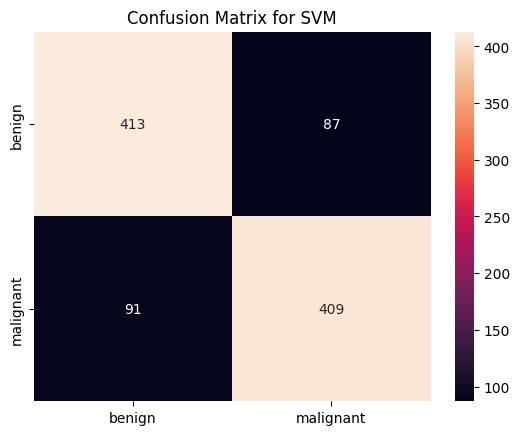
#> input picture Extra/WhatsApp Image 2025-05-01 at 21.30.23_2ea3679e.jpg, 519 x 435 px
$ jupyter execute Assignment_1.ipynb
#> lines starting #> are read from the running program, lines starting #| are printed output that depends on the picture; after the words box and inside, x2 and y2 are one past the last pixel; in counts of white or black regions, pixels touching at a corner belong together
### **AMERICAN INTERNATIONAL UNIVERSITY-BANGLADESH (AIUB)**
**Name:** AZMINUR RAHMAN
**ID:** 22-46588-1
**Course:** MACHINE LEARNING
**Section:** F
**Course Teacher:** DR. MD. ASRAF ALI

---

**Assignment 1**

**Instructions:**
Explain the feature extraction techniques and extract various types of features from an image using Python.

---
---

**Image Upload**
- **Purpose:** The image is loaded from the local machine for further processing.
- **Functionality:**
  - The image is read in BGR format using OpenCV.
  - It is then converted to RGB for visualization.
  - A grayscale version is prepared for techniques requiring single-channel input.
- **Applications:** The image is preprocessed for all subsequent feature extraction techniques.

[cell 1]
from google.colab import files
import cv2
import matplotlib.pyplot as plt

# Step 1: Upload the image
print("Upload your image file:")
uploaded = files.upload()
#> the answer given: WhatsApp Image 2025-05-01 at 21.30.23_2ea3679e.jpg

# Step 2: Load the uploaded image
image_path = list(uploaded.keys())[0]  # Get the file name
image = cv2.imread(image_path)  # Load image in BGR format (OpenCV default)
#> image is the input picture: shape (435, 519, 3); mean B, G, R 161.3, 158.9, 166.8
image_rgb = cv2.cvtColor(image, cv2.COLOR_BGR2RGB)  # Convert to RGB
gray_image = cv2.cvtColor(image, cv2.COLOR_BGR2GRAY)  # Convert to Grayscale
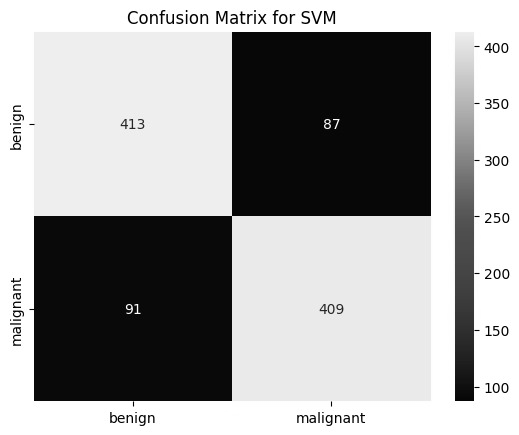
#> gray_image: shape (435, 519); min 0, max 255, mean 161.6

# Original Image
plt.imshow(image_rgb)
plt.title("Original Image")
plt.axis('off')
plt.show()

**Feature 1: Color Histogram**
- **Technique:** Color Histogram
- **Purpose:** The distribution of pixel intensities for each color channel (Red, Green, and Blue) is analyzed.
- **Functionality:**
  - Histograms are calculated for each color channel using `cv2.calcHist`.
  - These histograms are plotted to show the frequency of pixel intensities.
- **Applications:**
  - Image retrieval is facilitated.
  - Color-based classification or segmentation is enabled.
  - Dominant colors in an image are detected.

[cell 2]
# Feature Extraction: Color Histogram
def extract_color_histogram(image_rgb):
    # Plot side-by-side (0, 0) and (0, 1)
    fig, axes = plt.subplots(1, 2, figsize=(12, 5))

    # Original Image (0, 0)
    axes[0].imshow(image_rgb)
    axes[0].set_title("Original Image")
    axes[0].axis('off')

    # Generated Histogram
    colors = ('r', 'g', 'b')
    for i, color in enumerate(colors):
        hist = cv2.calcHist([image_rgb], [i], None, [256], [0, 256])
        axes[1].plot(hist, color=color)
    axes[1].set_xlim([0, 256])
    axes[1].set_title("Color Histogram")
    axes[1].set_xlabel("Pixel Intensity")
    axes[1].set_ylabel("Frequency")

    plt.tight_layout()
    plt.show()
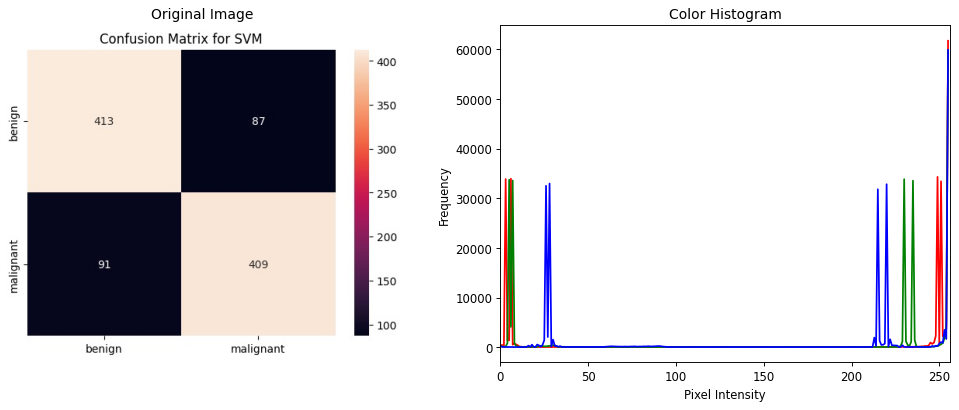
#> figure drawn by matplotlib, 2 panels; panel 2: curve peaks at x = 255, y = 61716; panel 2: curve peaks at x = 255, y = 59761; panel 2: curve peaks at x = 255, y = 59866

extract_color_histogram(image_rgb)

**Feature 2: Edge Detection (Canny)**
- **Technique:** Canny Edge Detection
- **Purpose:** The boundaries of objects are identified by detecting regions where intensity changes sharply.
- **Functionality:**
  - Gradient-based edge detection is applied, with thresholds set for strong and weak edges.
  - A binary image is generated, highlighting the detected edges.
- **Applications:**
  - Object detection is supported.
  - Contour extraction is enabled for shape analysis.
  - Lane detection is facilitated for autonomous vehicles.

[cell 3]
# Feature Extraction: Edge Detection
def extract_edges(gray_image):
    # Perform Canny edge detection
    edges = cv2.Canny(gray_image, 100, 200)
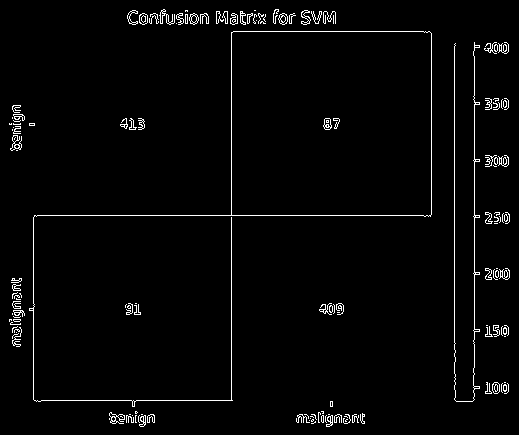
#> edges: shape (435, 519); 2.5% white in thin lines or dots

    # Plot side-by-side (0, 0) and (0, 1)
    fig, axes = plt.subplots(1, 2, figsize=(12, 5))

    # Original Image
    axes[0].imshow(gray_image, cmap='gray')
    axes[0].set_title("Grayscale Image")
    axes[0].axis('off')

    # Generated Edges
    axes[1].imshow(edges, cmap='gray')
    axes[1].set_title("Canny Edge Detection")
    axes[1].axis('off')

    plt.tight_layout()
    plt.show()
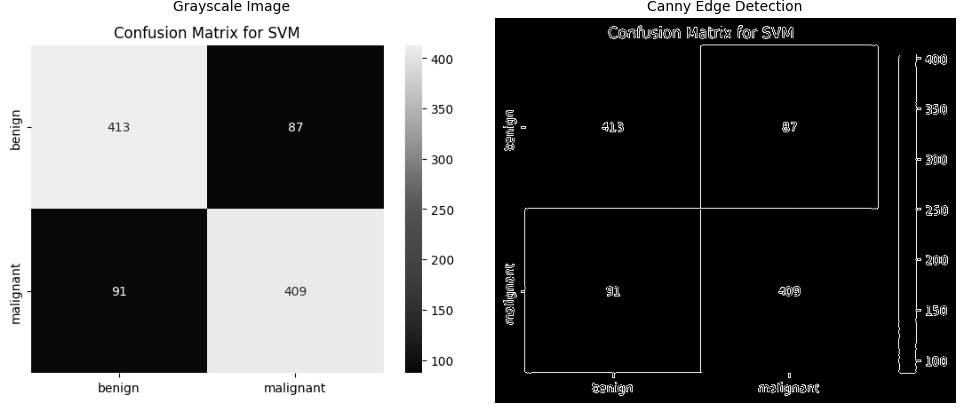
#> figure drawn by matplotlib, 2 panels

extract_edges(gray_image)

**Feature 3: Texture Features (LBP)**
- **Technique:** Local Binary Patterns (LBP)
- **Purpose:** Texture information is extracted by encoding local pixel intensity patterns.
- **Functionality:**
  - The intensity of a pixel’s neighbors is compared relative to its own value.
  - A binary pattern is generated for each pixel, representing texture details.
- **Applications:**
  - Texture classification is performed.
  - Facial recognition is supported by detecting unique facial textures.
  - Surface inspection is enabled in manufacturing processes.

[cell 4]
from skimage.feature import local_binary_pattern

# Feature Extraction: Local Binary Patterns (LBP)
def extract_texture_features(gray_image):
    # Compute LBP
    radius = 1
    n_points = 8 * radius
    lbp = local_binary_pattern(gray_image, n_points, radius, method="uniform")
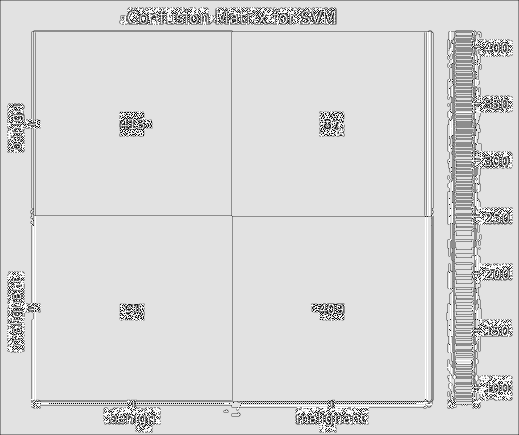
#> lbp: shape (435, 519) float64; min 0, max 9, mean 7.66; drawn with min black and max white

    # Plot side-by-side (0, 0) and (0, 1)
    fig, axes = plt.subplots(1, 2, figsize=(12, 5))

    # Original Image
    axes[0].imshow(gray_image, cmap="gray")
    axes[0].set_title("Grayscale Image")
    axes[0].axis('off')

    # Generated LBP Features
    axes[1].imshow(lbp, cmap="gray")
    axes[1].set_title("LBP Texture Features")
    axes[1].axis('off')

    plt.tight_layout()
    plt.show()

extract_texture_features(gray_image)

**Feature 4: Keypoint Detection (SIFT)**
- **Technique:** Scale-Invariant Feature Transform (SIFT)
- **Purpose:** Distinctive keypoints in the image are detected, ensuring invariance to scale, rotation, and illumination.
- **Functionality:**
  - Keypoints are identified using a difference-of-Gaussian approach.
  - Descriptors that represent these keypoints are computed.
  - The detected keypoints are visualized as markers or circles.
- **Applications:**
  - Object recognition and tracking are enabled.
  - Image stitching, such as in panoramic photos, is facilitated.
  - Feature-based image matching is supported.

[cell 5]
# Feature Extraction: Keypoint Detection (SIFT)
def extract_keypoints(gray_image, image_rgb):
    sift = cv2.SIFT_create()
    keypoints, descriptors = sift.detectAndCompute(gray_image, None)
#> keypoints = 278 keypoints; strongest (x, y, size): (333, 12, 2), (325, 12, 2), (217, 12, 2.1), (226, 12, 1.9)
    sift_image = cv2.drawKeypoints(image_rgb, keypoints, None, flags=cv2.DRAW_MATCHES_FLAGS_DRAW_RICH_KEYPOINTS)
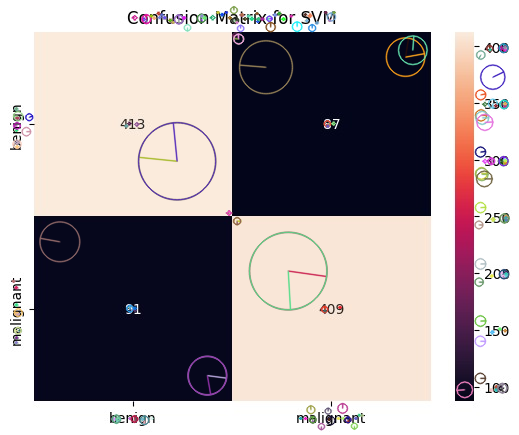
#> sift_image: shape (435, 519, 3); mean R, G, B 165.9, 157.9, 160.3

    # Plot side-by-side (0, 0) and (0, 1)
    fig, axes = plt.subplots(1, 2, figsize=(12, 5))

    # Original Image
    axes[0].imshow(image_rgb)
    axes[0].set_title("Original Image")
    axes[0].axis('off')

    # Generated SIFT Keypoints (0, 1)
    axes[1].imshow(sift_image)
    axes[1].set_title("SIFT Keypoints")
    axes[1].axis('off')

    plt.tight_layout()
    plt.show()

extract_keypoints(gray_image, image_rgb)

**Feature 5: Shape Features (HOG)**
- **Technique:** Histogram of Oriented Gradients (HOG)
- **Purpose:** Shape information is encoded by capturing the distribution of gradient orientations.
- **Functionality:**
  - The image is divided into small cells.
  - Gradient histograms are computed for each cell.
  - These histograms are normalized across blocks for consistency.
  - A feature vector representing the image’s shape is produced.
- **Applications:**
  - Pedestrian detection is supported.
  - Object detection is enabled in images or videos.
  - Image classification tasks are performed.

[cell 6]
from skimage.feature import hog

# Feature Extraction: HOG
def extract_hog_features(gray_image):
    hog_features, hog_image = hog(
        gray_image,
        orientations=9,
        pixels_per_cell=(8, 8),
        cells_per_block=(2, 2),
        visualize=True,
        channel_axis=None
    )
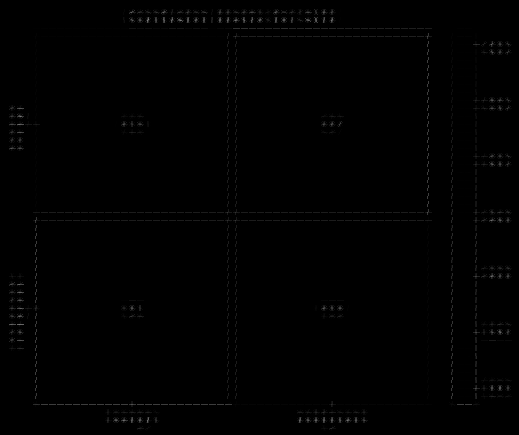
#> hog_image: shape (435, 519) float64; min 0, max 128, mean 1

    # Plot side-by-side (0, 0) and (0, 1)
    fig, axes = plt.subplots(1, 2, figsize=(12, 5))

    # Original Image
    axes[0].imshow(gray_image, cmap="gray")
    axes[0].set_title("Grayscale Image")
    axes[0].axis('off')

    # Generated HOG Features
    axes[1].imshow(hog_image, cmap="gray")
    axes[1].set_title("HOG Features")
    axes[1].axis('off')

    plt.tight_layout()
    plt.show()

extract_hog_features(gray_image)

**Feature 6: Deep Learning Features (VGG16)**
- **Technique:** Pre-Trained Convolutional Neural Networks (VGG16)
- **Purpose:** High-level semantic features are extracted using a pre-trained deep learning model.
- **Functionality:**
  - A pre-trained VGG16 model from TensorFlow/Keras is loaded.
  - The image is resized to match the input size required (224x224 pixels).
  - Features are extracted from the convolutional layers (excluding the fully connected layers).
  - A high-dimensional feature tensor is generated.
- **Applications:**
  - Image classification tasks are supported.
  - Object detection is integrated as part of a larger pipeline.
  - Transfer learning is enabled for tasks like image segmentation.

[cell 7]
from tensorflow.keras.applications import VGG16
from tensorflow.keras.applications.vgg16 import preprocess_input
import matplotlib.pyplot as plt
import numpy as np
import cv2
from PIL import Image, ImageDraw

# Feature Extraction: VGG16
def extract_cnn_features(image_rgb):
    model = VGG16(weights="imagenet", include_top=False)

    # Preprocess the image for VGG16
    resized_image = cv2.resize(image_rgb, (224, 224))
    image_array = np.expand_dims(resized_image, axis=0)
    image_array = preprocess_input(image_array)
    features = model.predict(image_array)

    # Create a blank image for text display
    text_image = Image.new('RGB', (400, 200), color='white')
    draw = ImageDraw.Draw(text_image)

    # Add text about feature shape
    text_content = f"Feature Shape:\n{features.shape}"
    draw.text((20, 50), text_content, fill="black")

    # Convert the PIL image to a NumPy array for Matplotlib
    text_image_np = np.array(text_image)

    # Plot side-by-side: Original Image and Generated Output Info
    fig, axes = plt.subplots(1, 2, figsize=(12, 5))

    # Original Image
    axes[0].imshow(image_rgb)
    axes[0].set_title("Original Image")
    axes[0].axis('off')

    # Generated Output Info as Image
    axes[1].imshow(text_image_np)
    axes[1].set_title("CNN Features")
    axes[1].axis('off')

    plt.tight_layout()
    plt.show()

extract_cnn_features(image_rgb)
#> (the call stopped at in extract_cnn_features, `model = VGG16(weights="imagenet", include_top=False)`: tensorflow is not available in this run)

$ run again, on Extra/WhatsApp Image 2025-05-01 at 21.30.23_e2edbc3f.jpg
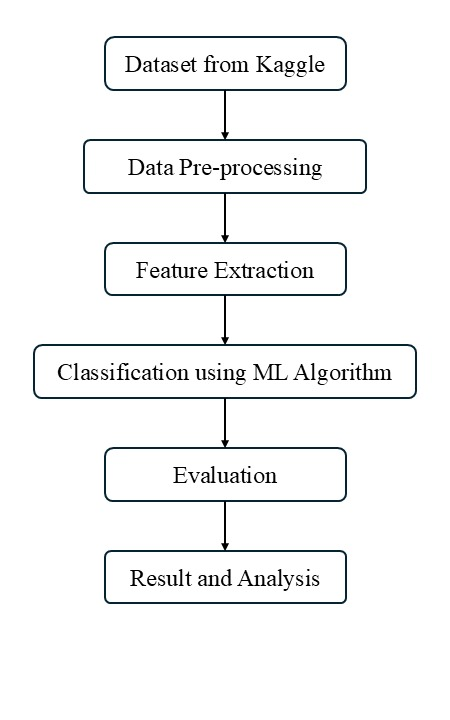
#> input picture Extra/WhatsApp Image 2025-05-01 at 21.30.23_e2edbc3f.jpg, 450 x 720 px
#> image is the input picture: shape (720, 450, 3); mean B, G, R 245.4, 245.2, 244.5
#> edges: shape (720, 450); 4.4% white in thin lines or dots, all inside (x1, y1, x2, y2) = (32, 35, 418, 605)
#> in extract_texture_features, `lbp = local_binary_pattern(gray_image, n_points, radius, method="unifo..`:
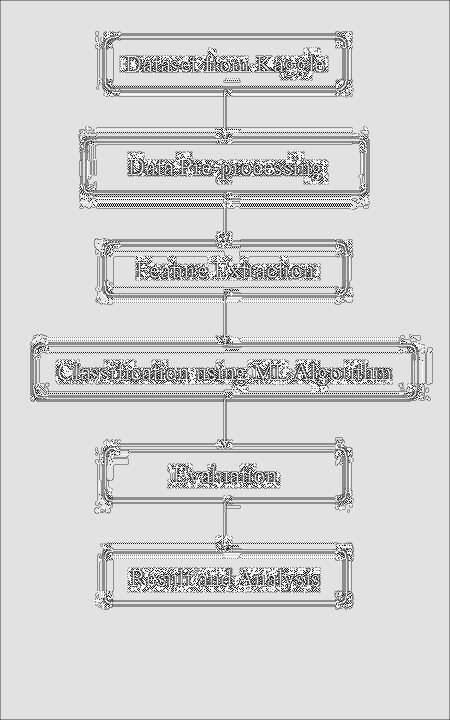
#> lbp: shape (720, 450) float64; min 0, max 9, mean 7.5; drawn with min black and max white
#> keypoints = 790 keypoints; strongest (x, y, size): (198, 370, 1.9), (169, 576, 1.9), (220, 473, 1.9), (232, 268, 2)
#> in extract_hog_features, `hog_features, hog_image = hog( gray_image, orientations=9, pixels_per_..`:
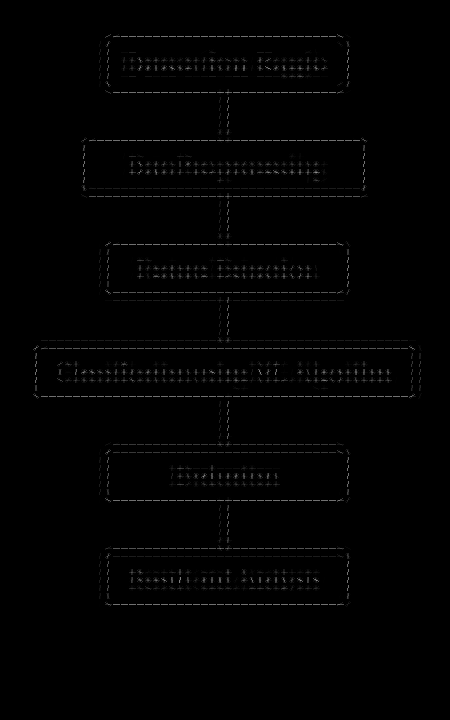
#> hog_image: shape (720, 450) float64; min 0, max 146.9, mean 2

$ run again, on Extra/WhatsApp Image 2025-05-01 at 21.30.24_58e0969e.jpg
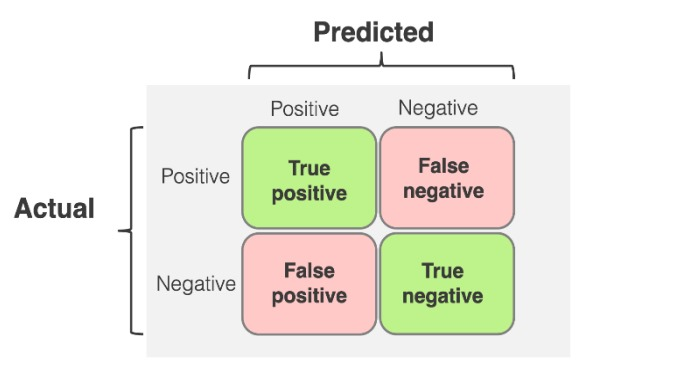
#> input picture Extra/WhatsApp Image 2025-05-01 at 21.30.24_58e0969e.jpg, 686 x 373 px
#> image is the input picture: shape (373, 686, 3); mean B, G, R 227.7, 237.6, 237.6
#> edges: shape (373, 686); 4% white in thin lines or dots, all inside (x1, y1, x2, y2) = (14, 21, 516, 336)
#> in extract_texture_features, `lbp = local_binary_pattern(gray_image, n_points, radius, method="unifo..`:
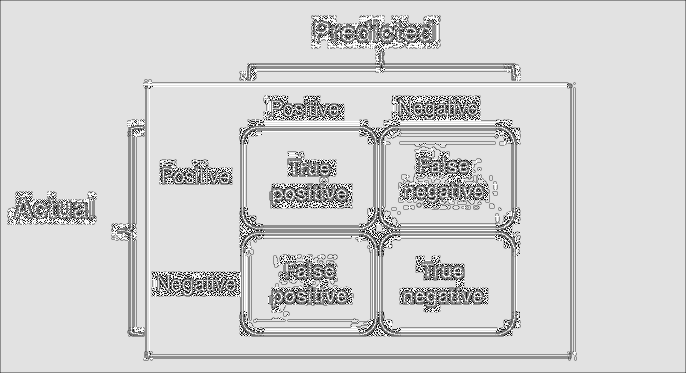
#> lbp: shape (373, 686) float64; min 0, max 9, mean 7.47; drawn with min black and max white
#> keypoints = 716 keypoints; strongest (x, y, size): (322, 28, 3.7), (80, 213, 2.5), (363, 34, 4), (425, 34, 4)
#> in extract_hog_features, `hog_features, hog_image = hog( gray_image, orientations=9, pixels_per_..`:
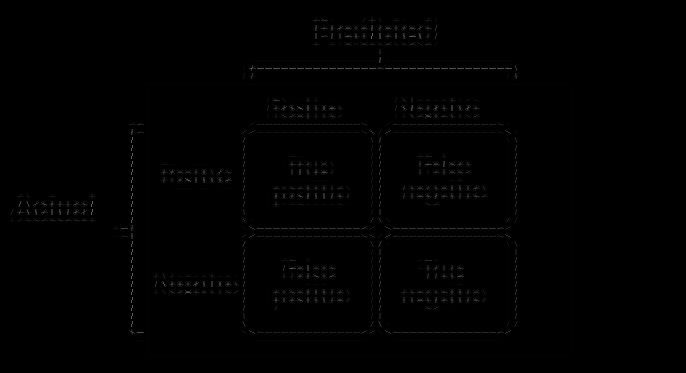
#> hog_image: shape (373, 686) float64; min 0, max 114, mean 1

$ run again, on Extra/WhatsApp Image 2025-05-01 at 21.30.24_8a610260.jpg
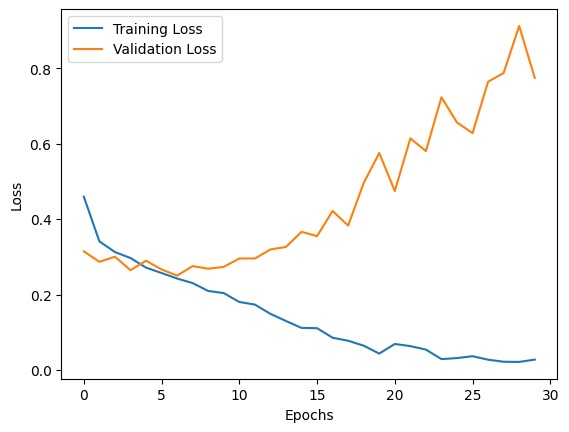
#> input picture Extra/WhatsApp Image 2025-05-01 at 21.30.24_8a610260.jpg, 569 x 432 px
#> image is the input picture: shape (432, 569, 3); mean B, G, R 249.1, 249.7, 250
#> edges: shape (432, 569); 3.4% white in thin lines or dots
#> keypoints = 234 keypoints; strongest (x, y, size): (157, 46, 2), (46, 72, 2), (49, 221, 2.1), (297, 416, 2.4)
#> in extract_hog_features, `hog_features, hog_image = hog( gray_image, orientations=9, pixels_per_..`:
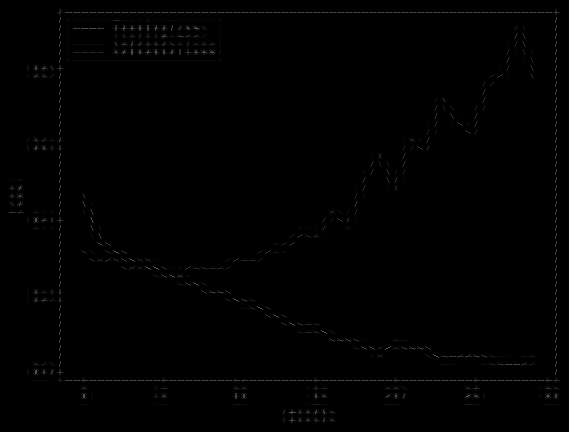
#> hog_image: shape (432, 569) float64; min 0, max 114, mean 1
